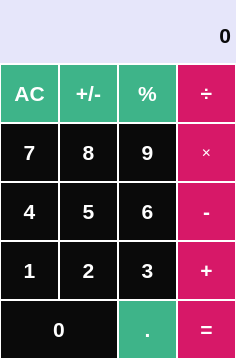
<?xml version="1.0" encoding="UTF-8"?>
<ui version="4.0">
 <class>MainWindow</class>
 <widget class="QMainWindow" name="MainWindow">
  <property name="geometry">
   <rect>
    <x>0</x>
    <y>0</y>
    <width>236</width>
    <height>359</height>
   </rect>
  </property>
  <property name="windowTitle">
   <string>MainWindow</string>
  </property>
  <widget class="QWidget" name="centralwidget">
   <property name="styleSheet">
    <string notr="true">QWidget{
	background-color: #e6e6fa; 
}</string>
   </property>
   <widget class="QLabel" name="result">
    <property name="geometry">
     <rect>
      <x>0</x>
      <y>0</y>
      <width>231</width>
      <height>71</height>
     </rect>
    </property>
    <property name="font">
     <font>
      <pointsize>16</pointsize>
      <italic>false</italic>
      <bold>true</bold>
     </font>
    </property>
    <property name="styleSheet">
     <string notr="true">QLabel{
	font: bold; 
	color: #0A0A0A;
	background-color: #e6e6fa;
}
</string>
    </property>
    <property name="text">
     <string>0</string>
    </property>
    <property name="alignment">
     <set>Qt::AlignmentFlag::AlignRight|Qt::AlignmentFlag::AlignTrailing|Qt::AlignmentFlag::AlignVCenter</set>
    </property>
   </widget>
   <widget class="QPushButton" name="pushButton_allClean">
    <property name="geometry">
     <rect>
      <x>-1</x>
      <y>63</y>
      <width>61</width>
      <height>61</height>
     </rect>
    </property>
    <property name="font">
     <font>
      <pointsize>16</pointsize>
      <italic>false</italic>
      <bold>true</bold>
     </font>
    </property>
    <property name="styleSheet">
     <string notr="true">QPushButton{
	font: bold;
	color: white;
	border: 2px solid white;
	background-color: #3EB489;
}

QPushButton:pressed{
	background-color: #c7b3f0;
}</string>
    </property>
    <property name="text">
     <string>AC</string>
    </property>
   </widget>
   <widget class="QPushButton" name="pushButton_oppositeSign">
    <property name="geometry">
     <rect>
      <x>58</x>
      <y>63</y>
      <width>61</width>
      <height>61</height>
     </rect>
    </property>
    <property name="font">
     <font>
      <pointsize>16</pointsize>
      <italic>false</italic>
      <bold>true</bold>
     </font>
    </property>
    <property name="styleSheet">
     <string notr="true">QPushButton{
	font: bold;
	color: white;
	border: 2px solid white;
	background-color: #3EB489;
}

QPushButton:pressed{
	background-color: #c7b3f0;
}</string>
    </property>
    <property name="text">
     <string>+/-</string>
    </property>
   </widget>
   <widget class="QPushButton" name="pushButton_percent">
    <property name="geometry">
     <rect>
      <x>117</x>
      <y>63</y>
      <width>61</width>
      <height>61</height>
     </rect>
    </property>
    <property name="font">
     <font>
      <pointsize>16</pointsize>
      <italic>false</italic>
      <bold>true</bold>
     </font>
    </property>
    <property name="styleSheet">
     <string notr="true">QPushButton{
	font: bold;
	color: white;
	border: 2px solid white;
	background-color: #3EB489;
}

QPushButton:pressed{
	background-color: #c7b3f0;
}</string>
    </property>
    <property name="text">
     <string>%</string>
    </property>
   </widget>
   <widget class="QPushButton" name="pushButton_division">
    <property name="geometry">
     <rect>
      <x>176</x>
      <y>63</y>
      <width>61</width>
      <height>61</height>
     </rect>
    </property>
    <property name="font">
     <font>
      <pointsize>16</pointsize>
      <italic>false</italic>
      <bold>true</bold>
     </font>
    </property>
    <property name="styleSheet">
     <string notr="true">QPushButton{
	font: bold;
	color: white;
	border: 2px solid white;
	background-color: #D71868;
}

QPushButton:pressed{
	background-color: #c7b3f0;
}


	</string>
    </property>
    <property name="text">
     <string>÷</string>
    </property>
   </widget>
   <widget class="QPushButton" name="pushButton_9">
    <property name="geometry">
     <rect>
      <x>117</x>
      <y>122</y>
      <width>61</width>
      <height>61</height>
     </rect>
    </property>
    <property name="font">
     <font>
      <pointsize>16</pointsize>
      <italic>false</italic>
      <bold>true</bold>
     </font>
    </property>
    <property name="styleSheet">
     <string notr="true">QPushButton{
	font: bold;
	color:  white;
	border: 2px solid white;
	background-color: #0A0A0A;
}

QPushButton:pressed{
	background-color: #c7b3f0;
}</string>
    </property>
    <property name="text">
     <string>9</string>
    </property>
   </widget>
   <widget class="QPushButton" name="pushButton_7">
    <property name="geometry">
     <rect>
      <x>-1</x>
      <y>122</y>
      <width>61</width>
      <height>61</height>
     </rect>
    </property>
    <property name="font">
     <font>
      <pointsize>16</pointsize>
      <italic>false</italic>
      <bold>true</bold>
     </font>
    </property>
    <property name="styleSheet">
     <string notr="true">QPushButton{
	font: bold;
	color:  white;
	border: 2px solid white;
	background-color: #0A0A0A;
}

QPushButton:pressed{
	background-color: #c7b3f0;
}</string>
    </property>
    <property name="text">
     <string>7</string>
    </property>
   </widget>
   <widget class="QPushButton" name="pushButton_8">
    <property name="geometry">
     <rect>
      <x>58</x>
      <y>122</y>
      <width>61</width>
      <height>61</height>
     </rect>
    </property>
    <property name="font">
     <font>
      <pointsize>16</pointsize>
      <italic>false</italic>
      <bold>true</bold>
     </font>
    </property>
    <property name="styleSheet">
     <string notr="true">QPushButton{
	font: bold;
	color:  white;
	border: 2px solid white;
	background-color: #0A0A0A;
}

QPushButton:pressed{
	background-color: #c7b3f0;
}</string>
    </property>
    <property name="text">
     <string>8</string>
    </property>
   </widget>
   <widget class="QPushButton" name="pushButton_multiplication">
    <property name="geometry">
     <rect>
      <x>176</x>
      <y>122</y>
      <width>61</width>
      <height>61</height>
     </rect>
    </property>
    <property name="styleSheet">
     <string notr="true">QPushButton{
	font: bold;
	color: white;
	border: 2px solid white;
	background-color: #D71868;
}

QPushButton:pressed{
	background-color: #c7b3f0;
}


	</string>
    </property>
    <property name="text">
     <string>✕</string>
    </property>
   </widget>
   <widget class="QPushButton" name="pushButton_6">
    <property name="geometry">
     <rect>
      <x>117</x>
      <y>181</y>
      <width>61</width>
      <height>61</height>
     </rect>
    </property>
    <property name="font">
     <font>
      <pointsize>16</pointsize>
      <italic>false</italic>
      <bold>true</bold>
     </font>
    </property>
    <property name="styleSheet">
     <string notr="true">QPushButton{
	font: bold;
	color:  white;
	border: 2px solid white;
	background-color: #0A0A0A;
}

QPushButton:pressed{
	background-color: #c7b3f0;
}</string>
    </property>
    <property name="text">
     <string>6</string>
    </property>
   </widget>
   <widget class="QPushButton" name="pushButton_4">
    <property name="geometry">
     <rect>
      <x>-1</x>
      <y>181</y>
      <width>61</width>
      <height>61</height>
     </rect>
    </property>
    <property name="font">
     <font>
      <pointsize>16</pointsize>
      <italic>false</italic>
      <bold>true</bold>
     </font>
    </property>
    <property name="styleSheet">
     <string notr="true">QPushButton{
	font: bold;
	color:  white;
	border: 2px solid white;
	background-color: #0A0A0A;
}

QPushButton:pressed{
	background-color: #c7b3f0;
}</string>
    </property>
    <property name="text">
     <string>4</string>
    </property>
   </widget>
   <widget class="QPushButton" name="pushButton_5">
    <property name="geometry">
     <rect>
      <x>58</x>
      <y>181</y>
      <width>61</width>
      <height>61</height>
     </rect>
    </property>
    <property name="font">
     <font>
      <pointsize>16</pointsize>
      <italic>false</italic>
      <bold>true</bold>
     </font>
    </property>
    <property name="styleSheet">
     <string notr="true">QPushButton{
	font: bold;
	color:  white;
	border: 2px solid white;
	background-color: #0A0A0A;
}

QPushButton:pressed{
	background-color: #c7b3f0;
}</string>
    </property>
    <property name="text">
     <string>5</string>
    </property>
   </widget>
   <widget class="QPushButton" name="pushButton_subtraction">
    <property name="geometry">
     <rect>
      <x>176</x>
      <y>181</y>
      <width>61</width>
      <height>61</height>
     </rect>
    </property>
    <property name="font">
     <font>
      <pointsize>16</pointsize>
      <italic>false</italic>
      <bold>true</bold>
     </font>
    </property>
    <property name="styleSheet">
     <string notr="true">QPushButton{
	font: bold;
	color: white;
	border: 2px solid white;
	background-color: #D71868;
}

QPushButton:pressed{
	background-color: #c7b3f0;
}


	</string>
    </property>
    <property name="text">
     <string>-</string>
    </property>
   </widget>
   <widget class="QPushButton" name="pushButton_3">
    <property name="geometry">
     <rect>
      <x>117</x>
      <y>240</y>
      <width>61</width>
      <height>61</height>
     </rect>
    </property>
    <property name="font">
     <font>
      <pointsize>16</pointsize>
      <italic>false</italic>
      <bold>true</bold>
     </font>
    </property>
    <property name="styleSheet">
     <string notr="true">QPushButton{
	font: bold;
	color:  white;
	border: 2px solid white;
	background-color: #0A0A0A;
}

QPushButton:pressed{
	background-color: #c7b3f0;
}</string>
    </property>
    <property name="text">
     <string>3</string>
    </property>
   </widget>
   <widget class="QPushButton" name="pushButton_1">
    <property name="geometry">
     <rect>
      <x>-1</x>
      <y>240</y>
      <width>61</width>
      <height>61</height>
     </rect>
    </property>
    <property name="font">
     <font>
      <pointsize>16</pointsize>
      <italic>false</italic>
      <bold>true</bold>
     </font>
    </property>
    <property name="styleSheet">
     <string notr="true">QPushButton{
	font: bold;
	color:  white;
	border: 2px solid white;
	background-color: #0A0A0A;
}

QPushButton:pressed{
	background-color: #c7b3f0;
}</string>
    </property>
    <property name="text">
     <string>1</string>
    </property>
   </widget>
   <widget class="QPushButton" name="pushButton_2">
    <property name="geometry">
     <rect>
      <x>58</x>
      <y>240</y>
      <width>61</width>
      <height>61</height>
     </rect>
    </property>
    <property name="font">
     <font>
      <pointsize>16</pointsize>
      <italic>false</italic>
      <bold>true</bold>
     </font>
    </property>
    <property name="styleSheet">
     <string notr="true">QPushButton{
	font: bold;
	color:  white;
	border: 2px solid white;
	background-color: #0A0A0A;
}

QPushButton:pressed{
	background-color: #c7b3f0;
}</string>
    </property>
    <property name="text">
     <string>2</string>
    </property>
   </widget>
   <widget class="QPushButton" name="pushButton_addition">
    <property name="geometry">
     <rect>
      <x>176</x>
      <y>240</y>
      <width>61</width>
      <height>61</height>
     </rect>
    </property>
    <property name="font">
     <font>
      <pointsize>16</pointsize>
      <italic>false</italic>
      <bold>true</bold>
     </font>
    </property>
    <property name="styleSheet">
     <string notr="true">QPushButton{
	font: bold;
	color: white;
	border: 2px solid white;
	background-color: #D71868;
}

QPushButton:pressed{
	background-color: #c7b3f0;
}


	</string>
    </property>
    <property name="text">
     <string>+</string>
    </property>
   </widget>
   <widget class="QPushButton" name="pushButton_dot">
    <property name="geometry">
     <rect>
      <x>117</x>
      <y>299</y>
      <width>61</width>
      <height>61</height>
     </rect>
    </property>
    <property name="font">
     <font>
      <pointsize>16</pointsize>
      <italic>false</italic>
      <bold>true</bold>
     </font>
    </property>
    <property name="styleSheet">
     <string notr="true">QPushButton{
	font: bold;
	color: white;
	border: 2px solid white;
	background-color: #3EB489;
}

QPushButton:pressed{
	background-color: #c7b3f0;
}</string>
    </property>
    <property name="text">
     <string>.</string>
    </property>
   </widget>
   <widget class="QPushButton" name="pushButton_0">
    <property name="geometry">
     <rect>
      <x>-1</x>
      <y>299</y>
      <width>120</width>
      <height>61</height>
     </rect>
    </property>
    <property name="font">
     <font>
      <pointsize>16</pointsize>
      <italic>false</italic>
      <bold>true</bold>
     </font>
    </property>
    <property name="styleSheet">
     <string notr="true">QPushButton{
	font: bold;
	color:  white;
	border: 2px solid white;
	background-color: #0A0A0A;
}

QPushButton:pressed{
	background-color: #c7b3f0;
}</string>
    </property>
    <property name="text">
     <string>0</string>
    </property>
   </widget>
   <widget class="QPushButton" name="pushButton_equal">
    <property name="geometry">
     <rect>
      <x>176</x>
      <y>299</y>
      <width>61</width>
      <height>61</height>
     </rect>
    </property>
    <property name="font">
     <font>
      <pointsize>16</pointsize>
      <italic>false</italic>
      <bold>true</bold>
     </font>
    </property>
    <property name="styleSheet">
     <string notr="true">QPushButton{
	font: bold;
	color: white;
	border: 2px solid white;
	background-color: #D71868;
}

QPushButton:pressed{
	background-color: #c7b3f0;
}


	</string>
    </property>
    <property name="text">
     <string>=</string>
    </property>
   </widget>
  </widget>
 </widget>
 <resources/>
 <connections/>
</ui>
